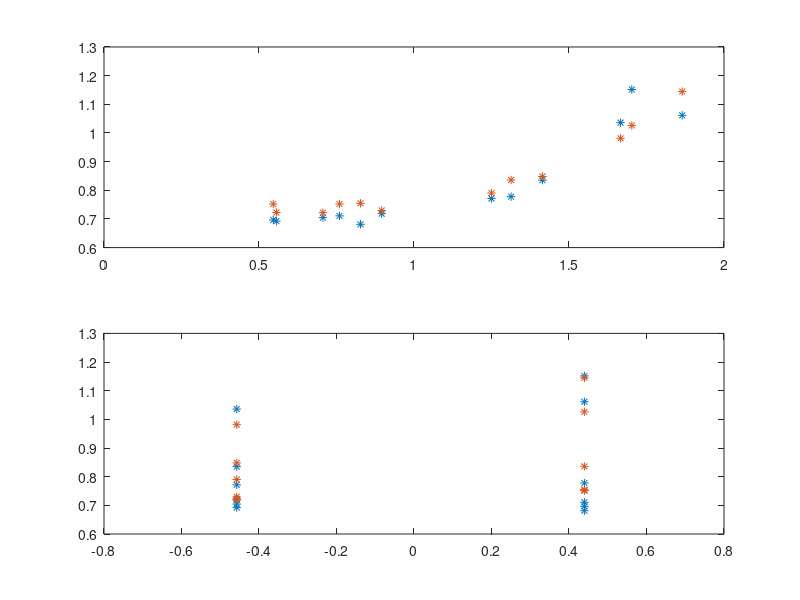

This chart was generated by the following MATLAB code:
load('steady_circle.mat')
l=0.3302;
lr=0.12;
m=7.78;
kus=0.00;
cr=10;

g=9.80655;
w_est=delta.*vx./(l+kus*vx.^2/g);
vy_est=w_est.*(lr-m*vx.^2*lr/(cr*l));

R_est=abs(sqrt(vx.^2+vy_est.^2)./w_est);
figure(1)
subplot(2,1,1)
plot(vx,R,'*')
hold on
plot(vx,R_est,'*')
subplot(2,1,2)
plot(delta,R,'*')
hold on
plot(delta,R_est,'*')